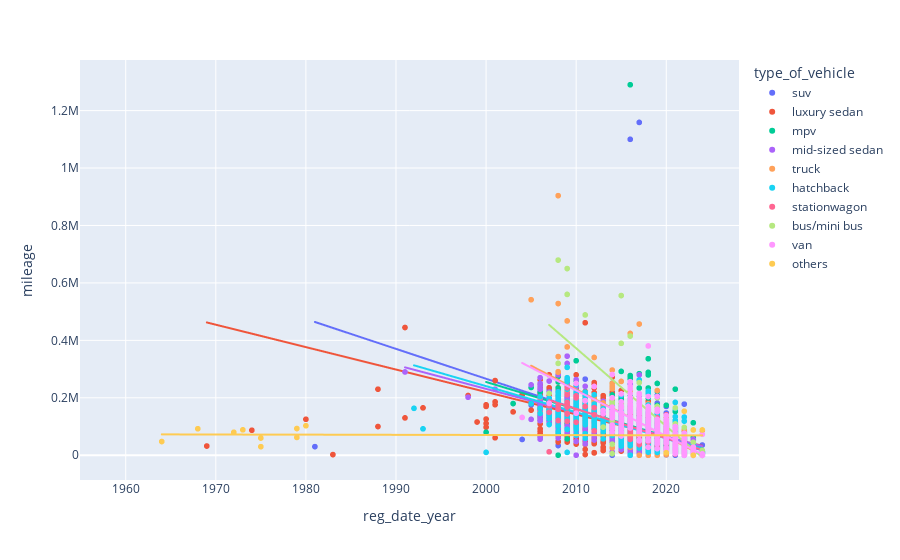

Notebook cell for this chart:
### Code cell
fig = px.scatter(train_df[train_df.type_of_vehicle != "sports car"], x="reg_date_year", y="mileage",trendline="ols", color="type_of_vehicle")
fig.show()

### Figure 1 — Plotly figure (JSON) as saved in the notebook; plotly's stock layout.template omitted (floating-point values rounded to 4 significant figures; data arrays with more than 128 entries replaced by an {"elided": "..."} marker saying what was removed)
{"data": [{"hovertemplate": "type_of_vehicle=suv<br>reg_date_year=%{x}<br>mileage=%{y}<extra></extra>", "legendgroup": "suv", "marker": {"color": "#636efa", "symbol": "circle"}, "mode": "markers", "name": "suv", "showlegend": true, "type": "scattergl", "x": {"elided": "5905 int values"}, "xaxis": "x", "y": {"elided": "5905 int values"}, "yaxis": "y"}, {"hovertemplate": "<b>OLS trendline</b><br>mileage = -10407.5 * reg_date_year + 2.10813e+07<br>R<sup>2</sup>=0.478417<br><br>type_of_vehicle=suv<br>reg_date_year=%{x}<br>mileage=%{y} <b>(trend)</b><extra></extra>", "legendgroup": "suv", "marker": {"color": "#636efa", "symbol": "circle"}, "mode": "lines", "name": "suv", "showlegend": false, "type": "scattergl", "x": {"elided": "5269 int values"}, "xaxis": "x", "y": {"elided": "5269 float values"}, "yaxis": "y"}, {"hovertemplate": "type_of_vehicle=luxury sedan<br>reg_date_year=%{x}<br>mileage=%{y}<extra></extra>", "legendgroup": "luxury sedan", "marker": {"color": "#EF553B", "symbol": "circle"}, "mode": "markers", "name": "luxury sedan", "showlegend": true, "type": "scattergl", "x": {"elided": "4585 int values"}, "xaxis": "x", "y": {"elided": "4585 int values"}, "yaxis": "y"}, {"hovertemplate": "<b>OLS trendline</b><br>mileage = -7808.48 * reg_date_year + 1.58373e+07<br>R<sup>2</sup>=0.503313<br><br>type_of_vehicle=luxury sedan<br>reg_date_year=%{x}<br>mileage=%{y} <b>(trend)</b><extra></extra>", "legendgroup": "luxury sedan", "marker": {"color": "#EF553B", "symbol": "circle"}, "mode": "lines", "name": "luxury sedan", "showlegend": false, "type": "scattergl", "x": {"elided": "3792 int values"}, "xaxis": "x", "y": {"elided": "3792 float values"}, "yaxis": "y"}, {"hovertemplate": "type_of_vehicle=mpv<br>reg_date_year=%{x}<br>mileage=%{y}<extra></extra>", "legendgroup": "mpv", "marker": {"color": "#00cc96", "symbol": "circle"}, "mode": "markers", "name": "mpv", "showlegend": true, "type": "scattergl", "x": {"elided": "2588 int values"}, "xaxis": "x", "y": {"elided": "2588 int values"}, "yaxis": "y"}, {"hovertemplate": "<b>OLS trendline</b><br>mileage = -9479.65 * reg_date_year + 1.92145e+07<br>R<sup>2</sup>=0.464709<br><br>type_of_vehicle=mpv<br>reg_date_year=%{x}<br>mileage=%{y} <b>(trend)</b><extra></extra>", "legendgroup": "mpv", "marker": {"color": "#00cc96", "symbol": "circle"}, "mode": "lines", "name": "mpv", "showlegend": false, "type": "scattergl", "x": {"elided": "2149 int values"}, "xaxis": "x", "y": {"elided": "2149 float values"}, "yaxis": "y"}, {"hovertemplate": "type_of_vehicle=mid-sized sedan<br>reg_date_year=%{x}<br>mileage=%{y}<extra></extra>", "legendgroup": "mid-sized sedan", "marker": {"color": "#ab63fa", "symbol": "circle"}, "mode": "markers", "name": "mid-sized sedan", "showlegend": true, "type": "scattergl", "x": {"elided": "3097 int values"}, "xaxis": "x", "y": {"elided": "3097 int values"}, "yaxis": "y"}, {"hovertemplate": "<b>OLS trendline</b><br>mileage = -8322.96 * reg_date_year + 1.68771e+07<br>R<sup>2</sup>=0.552816<br><br>type_of_vehicle=mid-sized sedan<br>reg_date_year=%{x}<br>mileage=%{y} <b>(trend)</b><extra></extra>", "legendgroup": "mid-sized sedan", "marker": {"color": "#ab63fa", "symbol": "circle"}, "mode": "lines", "name": "mid-sized sedan", "showlegend": false, "type": "scattergl", "x": {"elided": "2464 int values"}, "xaxis": "x", "y": {"elided": "2464 float values"}, "yaxis": "y"}, {"hovertemplate": "type_of_vehicle=truck<br>reg_date_year=%{x}<br>mileage=%{y}<extra></extra>", "legendgroup": "truck", "marker": {"color": "#FFA15A", "symbol": "circle"}, "mode": "markers", "name": "truck", "showlegend": true, "type": "scattergl", "x": {"elided": "964 int values"}, "xaxis": "x", "y": {"elided": "964 int values"}, "yaxis": "y"}, {"hovertemplate": "<b>OLS trendline</b><br>mileage = -16435.4 * reg_date_year + 3.32648e+07<br>R<sup>2</sup>=0.443721<br><br>type_of_vehicle=truck<br>reg_date_year=%{x}<br>mileage=%{y} <b>(trend)</b><extra></extra>", "legendgroup": "truck", "marker": {"color": "#FFA15A", "symbol": "circle"}, "mode": "lines", "name": "truck", "showlegend": false, "type": "scattergl", "x": {"elided": "301 int values"}, "xaxis": "x", "y": {"elided": "301 float values"}, "yaxis": "y"}, {"hovertemplate": "type_of_vehicle=hatchback<br>reg_date_year=%{x}<br>mileage=%{y}<extra></extra>", "legendgroup": "hatchback", "marker": {"color": "#19d3f3", "symbol": "circle"}, "mode": "markers", "name": "hatchback", "showlegend": true, "type": "scattergl", "x": {"elided": "2691 int values"}, "xaxis": "x", "y": {"elided": "2691 int values"}, "yaxis": "y"}, {"hovertemplate": "<b>OLS trendline</b><br>mileage = -9068.66 * reg_date_year + 1.83779e+07<br>R<sup>2</sup>=0.554718<br><br>type_of_vehicle=hatchback<br>reg_date_year=%{x}<br>mileage=%{y} <b>(trend)</b><extra></extra>", "legendgroup": "hatchback", "marker": {"color": "#19d3f3", "symbol": "circle"}, "mode": "lines", "name": "hatchback", "showlegend": false, "type": "scattergl", "x": {"elided": "2273 int values"}, "xaxis": "x", "y": {"elided": "2273 float values"}, "yaxis": "y"}, {"hovertemplate": "type_of_vehicle=stationwagon<br>reg_date_year=%{x}<br>mileage=%{y}<extra></extra>", "legendgroup": "stationwagon", "marker": {"color": "#FF6692", "symbol": "circle"}, "mode": "markers", "name": "stationwagon", "showlegend": true, "type": "scattergl", "x": {"elided": "469 int values"}, "xaxis": "x", "y": {"elided": "469 int values"}, "yaxis": "y"}, {"hovertemplate": "<b>OLS trendline</b><br>mileage = -10205.8 * reg_date_year + 2.06751e+07<br>R<sup>2</sup>=0.621593<br><br>type_of_vehicle=stationwagon<br>reg_date_year=%{x}<br>mileage=%{y} <b>(trend)</b><extra></extra>", "legendgroup": "stationwagon", "marker": {"color": "#FF6692", "symbol": "circle"}, "mode": "lines", "name": "stationwagon", "showlegend": false, "type": "scattergl", "x": {"elided": "395 int values"}, "xaxis": "x", "y": {"elided": "395 float values"}, "yaxis": "y"}, {"hovertemplate": "type_of_vehicle=bus/mini bus<br>reg_date_year=%{x}<br>mileage=%{y}<extra></extra>", "legendgroup": "bus/mini bus", "marker": {"color": "#B6E880", "symbol": "circle"}, "mode": "markers", "name": "bus/mini bus", "showlegend": true, "type": "scattergl", "x": {"elided": "201 int values"}, "xaxis": "x", "y": {"elided": "201 int values"}, "yaxis": "y"}, {"hovertemplate": "<b>OLS trendline</b><br>mileage = -27157 * reg_date_year + 5.49579e+07<br>R<sup>2</sup>=0.591390<br><br>type_of_vehicle=bus/mini bus<br>reg_date_year=%{x}<br>mileage=%{y} <b>(trend)</b><extra></extra>", "legendgroup": "bus/mini bus", "marker": {"color": "#B6E880", "symbol": "circle"}, "mode": "lines", "name": "bus/mini bus", "showlegend": false, "type": "scattergl", "x": [2007, 2008, 2008, 2009, 2009, 2011, 2013, 2014, 2014, 2014, 2014, 2014, 2015, 2015, 2015, 2015, 2016, 2016, 2017, 2017, 2017, 2018, 2018, 2018, 2018, 2019, 2019, 2019, 2019, 2021, 2021, 2022, 2022, 2022, 2023, 2023, 2023, 2023, 2023, 2024, 2024, 2024, 2024, 2024, 2024, 2024, 2024, 2024, 2024, 2024, 2024], "xaxis": "x", "y": [453900.0, 426700.0, 426700.0, 399600.0, 399600.0, 345300.0, 290900.0, 263800.0, 263800.0, 263800.0, 263800.0, 263800.0, 236600.0, 236600.0, 236600.0, 236600.0, 209500.0, 209500.0, 182300.0, 182300.0, 182300.0, 155200.0, 155200.0, 155200.0, 155200.0, 128000.0, 128000.0, 128000.0, 128000.0, 73680.0, 73680.0, 46530.0, 46530.0, 46530.0, 19370.0, 19370.0, 19370.0, 19370.0, 19370.0, -7787.0, -7787.0, -7787.0, -7787.0, -7787.0, -7787.0, -7787.0, -7787.0, -7787.0, -7787.0, -7787.0, -7787.0], "yaxis": "y"}, {"hovertemplate": "type_of_vehicle=van<br>reg_date_year=%{x}<br>mileage=%{y}<extra></extra>", "legendgroup": "van", "marker": {"color": "#FF97FF", "symbol": "circle"}, "mode": "markers", "name": "van", "showlegend": true, "type": "scattergl", "x": {"elided": "1194 int values"}, "xaxis": "x", "y": {"elided": "1194 int values"}, "yaxis": "y"}, {"hovertemplate": "<b>OLS trendline</b><br>mileage = -15888.2 * reg_date_year + 3.21611e+07<br>R<sup>2</sup>=0.653457<br><br>type_of_vehicle=van<br>reg_date_year=%{x}<br>mileage=%{y} <b>(trend)</b><extra></extra>", "legendgroup": "van", "marker": {"color": "#FF97FF", "symbol": "circle"}, "mode": "lines", "name": "van", "showlegend": false, "type": "scattergl", "x": {"elided": "459 int values"}, "xaxis": "x", "y": {"elided": "459 float values"}, "yaxis": "y"}, {"hovertemplate": "type_of_vehicle=others<br>reg_date_year=%{x}<br>mileage=%{y}<extra></extra>", "legendgroup": "others", "marker": {"color": "#FECB52", "symbol": "circle"}, "mode": "markers", "name": "others", "showlegend": true, "type": "scattergl", "x": [1959, 2022, 2018, 1975, 2022, 2020, 1970, 1965, 2021, 1966, 2022, 2020, 2020, 1973, 2014, 2015, 1972, 1973, 1975, 1969, 2019, 2023, 1979, 2022, 1975, 1971, 1968, 1964, 1961, 1976, 2022, 2019, 1970, 1980, 1970, 1973, 2019, 2024, 1973, 1973, 2020, 1969, 2022, 1973, 2023, 1975, 1979, 2005, 2022], "xaxis": "x", "y": [null, null, null, 59947, 153346, null, null, null, null, null, null, 8888, null, null, null, null, 80000, null, null, null, null, 88000, 93000, null, 29765, null, 92300, 47800, null, null, null, null, null, 102800, null, null, null, 88000, 88500, null, null, null, null, null, 88, null, 62025, null, null], "yaxis": "y"}, {"hovertemplate": "<b>OLS trendline</b><br>mileage = -55.3418 * reg_date_year + 181230<br>R<sup>2</sup>=0.001137<br><br>type_of_vehicle=others<br>reg_date_year=%{x}<br>mileage=%{y} <b>(trend)</b><extra></extra>", "legendgroup": "others", "marker": {"color": "#FECB52", "symbol": "circle"}, "mode": "lines", "name": "others", "showlegend": false, "type": "scattergl", "x": [1964, 1968, 1972, 1973, 1975, 1975, 1979, 1979, 1980, 2020, 2022, 2023, 2023, 2024], "xaxis": "x", "y": [72540.0, 72320.0, 72100.0, 72040.0, 71930.0, 71930.0, 71710.0, 71710.0, 71650.0, 69440.0, 69330.0, 69270.0, 69270.0, 69220.0], "yaxis": "y"}], "layout": {"legend": {"title": {"text": "type_of_vehicle"}, "tracegroupgap": 0}, "margin": {"t": 60}, "xaxis": {"anchor": "y", "domain": [0, 1], "title": {"text": "reg_date_year"}}, "yaxis": {"anchor": "x", "domain": [0, 1], "title": {"text": "mileage"}}}}
